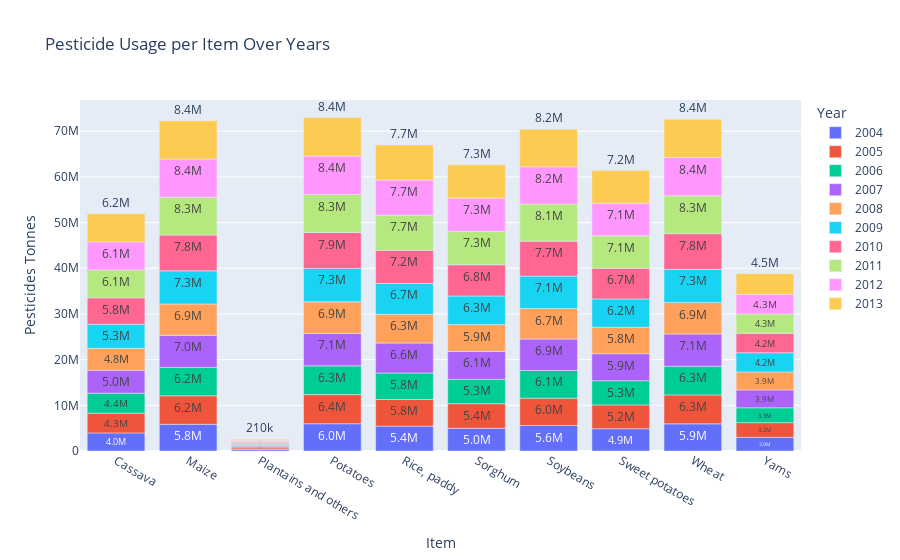

Here is the notebook cell this chart was saved with:
### Markdown cell above
- No clear trends in any of the features, just concentrations of data in the lower points for yield and pesticides for example.
---

### Code cell
# Taking a closer look at the types of vegetables and pesticide usage for the latest decade
latest_decade_df = df[df['Year'] > 2003]
vegpest_by_year = latest_decade_df.groupby(['Item', 'Year'])['pesticides_tonnes'].sum().reset_index()

# Sending to dataframe
pivot_df = vegpest_by_year.pivot_table(index='Item', columns='Year', values='pesticides_tonnes')

# Visualizing the results
pivot_df_reset = pivot_df.reset_index().melt(id_vars='Item', var_name='Year', value_name='Pesticides Tonnes')
fig = px.bar(pivot_df_reset, x='Item', y='Pesticides Tonnes', color='Year', title='Pesticide Usage per Item Over Years', text='Pesticides Tonnes')

# Correct text position for bar chart
fig.update_traces(texttemplate='%{text:.2s}', textposition='outside')
fig.show()

### Figure 1 — Plotly figure (JSON) as saved in the notebook; plotly's stock layout.template omitted (floating-point values rounded to 4 significant figures)
{"data": [{"alignmentgroup": "True", "hovertemplate": "Year=2004<br>Item=%{x}<br>Pesticides Tonnes=%{text}<extra></extra>", "legendgroup": "2004", "marker": {"color": "#636efa", "pattern": {"shape": ""}}, "name": "2004", "offsetgroup": "2004", "orientation": "v", "showlegend": true, "text": [3967000.0, 5845000.0, 345700.0, 5971000.0, 5447000.0, 4983000.0, 5580000.0, 4880000.0, 5943000.0, 2996000.0], "textposition": "outside", "texttemplate": "%{text:.2s}", "type": "bar", "x": ["Cassava", "Maize", "Plantains and others", "Potatoes", "Rice, paddy", "Sorghum", "Soybeans", "Sweet potatoes", "Wheat", "Yams"], "xaxis": "x", "y": [3967000.0, 5845000.0, 345700.0, 5971000.0, 5447000.0, 4983000.0, 5580000.0, 4880000.0, 5943000.0, 2996000.0], "yaxis": "y"}, {"alignmentgroup": "True", "hovertemplate": "Year=2005<br>Item=%{x}<br>Pesticides Tonnes=%{text}<extra></extra>", "legendgroup": "2005", "marker": {"color": "#EF553B", "pattern": {"shape": ""}}, "name": "2005", "offsetgroup": "2005", "orientation": "v", "showlegend": true, "text": [4322000.0, 6242000.0, 344400.0, 6369000.0, 5828000.0, 5369000.0, 5982000.0, 5208000.0, 6337000.0, 3211000.0], "textposition": "outside", "texttemplate": "%{text:.2s}", "type": "bar", "x": ["Cassava", "Maize", "Plantains and others", "Potatoes", "Rice, paddy", "Sorghum", "Soybeans", "Sweet potatoes", "Wheat", "Yams"], "xaxis": "x", "y": [4322000.0, 6242000.0, 344400.0, 6369000.0, 5828000.0, 5369000.0, 5982000.0, 5208000.0, 6337000.0, 3211000.0], "yaxis": "y"}, {"alignmentgroup": "True", "hovertemplate": "Year=2006<br>Item=%{x}<br>Pesticides Tonnes=%{text}<extra></extra>", "legendgroup": "2006", "marker": {"color": "#00cc96", "pattern": {"shape": ""}}, "name": "2006", "offsetgroup": "2006", "orientation": "v", "showlegend": true, "text": [4365000.0, 6213000.0, 278700.0, 6296000.0, 5798000.0, 5332000.0, 6068000.0, 5286000.0, 6264000.0, 3251000.0], "textposition": "outside", "texttemplate": "%{text:.2s}", "type": "bar", "x": ["Cassava", "Maize", "Plantains and others", "Potatoes", "Rice, paddy", "Sorghum", "Soybeans", "Sweet potatoes", "Wheat", "Yams"], "xaxis": "x", "y": [4365000.0, 6213000.0, 278700.0, 6296000.0, 5798000.0, 5332000.0, 6068000.0, 5286000.0, 6264000.0, 3251000.0], "yaxis": "y"}, {"alignmentgroup": "True", "hovertemplate": "Year=2007<br>Item=%{x}<br>Pesticides Tonnes=%{text}<extra></extra>", "legendgroup": "2007", "marker": {"color": "#ab63fa", "pattern": {"shape": ""}}, "name": "2007", "offsetgroup": "2007", "orientation": "v", "showlegend": true, "text": [5034000.0, 7030000.0, 275800.0, 7105000.0, 6556000.0, 6106000.0, 6875000.0, 5924000.0, 7068000.0, 3920000.0], "textposition": "outside", "texttemplate": "%{text:.2s}", "type": "bar", "x": ["Cassava", "Maize", "Plantains and others", "Potatoes", "Rice, paddy", "Sorghum", "Soybeans", "Sweet potatoes", "Wheat", "Yams"], "xaxis": "x", "y": [5034000.0, 7030000.0, 275800.0, 7105000.0, 6556000.0, 6106000.0, 6875000.0, 5924000.0, 7068000.0, 3920000.0], "yaxis": "y"}, {"alignmentgroup": "True", "hovertemplate": "Year=2008<br>Item=%{x}<br>Pesticides Tonnes=%{text}<extra></extra>", "legendgroup": "2008", "marker": {"color": "#FFA15A", "pattern": {"shape": ""}}, "name": "2008", "offsetgroup": "2008", "orientation": "v", "showlegend": true, "text": [4777000.0, 6856000.0, 212400.0, 6920000.0, 6319000.0, 5874000.0, 6684000.0, 5780000.0, 6881000.0, 3932000.0], "textposition": "outside", "texttemplate": "%{text:.2s}", "type": "bar", "x": ["Cassava", "Maize", "Plantains and others", "Potatoes", "Rice, paddy", "Sorghum", "Soybeans", "Sweet potatoes", "Wheat", "Yams"], "xaxis": "x", "y": [4777000.0, 6856000.0, 212400.0, 6920000.0, 6319000.0, 5874000.0, 6684000.0, 5780000.0, 6881000.0, 3932000.0], "yaxis": "y"}, {"alignmentgroup": "True", "hovertemplate": "Year=2009<br>Item=%{x}<br>Pesticides Tonnes=%{text}<extra></extra>", "legendgroup": "2009", "marker": {"color": "#19d3f3", "pattern": {"shape": ""}}, "name": "2009", "offsetgroup": "2009", "orientation": "v", "showlegend": true, "text": [5275000.0, 7251000.0, 194300.0, 7313000.0, 6722000.0, 6270000.0, 7089000.0, 6214000.0, 7275000.0, 4203000.0], "textposition": "outside", "texttemplate": "%{text:.2s}", "type": "bar", "x": ["Cassava", "Maize", "Plantains and others", "Potatoes", "Rice, paddy", "Sorghum", "Soybeans", "Sweet potatoes", "Wheat", "Yams"], "xaxis": "x", "y": [5275000.0, 7251000.0, 194300.0, 7313000.0, 6722000.0, 6270000.0, 7089000.0, 6214000.0, 7275000.0, 4203000.0], "yaxis": "y"}, {"alignmentgroup": "True", "hovertemplate": "Year=2010<br>Item=%{x}<br>Pesticides Tonnes=%{text}<extra></extra>", "legendgroup": "2010", "marker": {"color": "#FF6692", "pattern": {"shape": ""}}, "name": "2010", "offsetgroup": "2010", "orientation": "v", "showlegend": true, "text": [5783000.0, 7820000.0, 265400.0, 7850000.0, 7250000.0, 6826000.0, 7655000.0, 6721000.0, 7807000.0, 4244000.0], "textposition": "outside", "texttemplate": "%{text:.2s}", "type": "bar", "x": ["Cassava", "Maize", "Plantains and others", "Potatoes", "Rice, paddy", "Sorghum", "Soybeans", "Sweet potatoes", "Wheat", "Yams"], "xaxis": "x", "y": [5783000.0, 7820000.0, 265400.0, 7850000.0, 7250000.0, 6826000.0, 7655000.0, 6721000.0, 7807000.0, 4244000.0], "yaxis": "y"}, {"alignmentgroup": "True", "hovertemplate": "Year=2011<br>Item=%{x}<br>Pesticides Tonnes=%{text}<extra></extra>", "legendgroup": "2011", "marker": {"color": "#B6E880", "pattern": {"shape": ""}}, "name": "2011", "offsetgroup": "2011", "orientation": "v", "showlegend": true, "text": [6121000.0, 8272000.0, 227800.0, 8321000.0, 7681000.0, 7299000.0, 8110000.0, 7092000.0, 8285000.0, 4252000.0], "textposition": "outside", "texttemplate": "%{text:.2s}", "type": "bar", "x": ["Cassava", "Maize", "Plantains and others", "Potatoes", "Rice, paddy", "Sorghum", "Soybeans", "Sweet potatoes", "Wheat", "Yams"], "xaxis": "x", "y": [6121000.0, 8272000.0, 227800.0, 8321000.0, 7681000.0, 7299000.0, 8110000.0, 7092000.0, 8285000.0, 4252000.0], "yaxis": "y"}, {"alignmentgroup": "True", "hovertemplate": "Year=2012<br>Item=%{x}<br>Pesticides Tonnes=%{text}<extra></extra>", "legendgroup": "2012", "marker": {"color": "#FF97FF", "pattern": {"shape": ""}}, "name": "2012", "offsetgroup": "2012", "orientation": "v", "showlegend": true, "text": [6111000.0, 8360000.0, 205700.0, 8407000.0, 7691082, 7286000.0, 8178000.0, 7101000.0, 8372000.0, 4280000.0], "textposition": "outside", "texttemplate": "%{text:.2s}", "type": "bar", "x": ["Cassava", "Maize", "Plantains and others", "Potatoes", "Rice, paddy", "Sorghum", "Soybeans", "Sweet potatoes", "Wheat", "Yams"], "xaxis": "x", "y": [6111000.0, 8360000.0, 205700.0, 8407000.0, 7691082, 7286000.0, 8178000.0, 7101000.0, 8372000.0, 4280000.0], "yaxis": "y"}, {"alignmentgroup": "True", "hovertemplate": "Year=2013<br>Item=%{x}<br>Pesticides Tonnes=%{text}<extra></extra>", "legendgroup": "2013", "marker": {"color": "#FECB52", "pattern": {"shape": ""}}, "name": "2013", "offsetgroup": "2013", "orientation": "v", "showlegend": true, "text": [6169000.0, 8402000.0, 206400.0, 8436000.0, 7691000.0, 7289000.0, 8191000.0, 7166921, 8398000.0, 4513000.0], "textposition": "outside", "texttemplate": "%{text:.2s}", "type": "bar", "x": ["Cassava", "Maize", "Plantains and others", "Potatoes", "Rice, paddy", "Sorghum", "Soybeans", "Sweet potatoes", "Wheat", "Yams"], "xaxis": "x", "y": [6169000.0, 8402000.0, 206400.0, 8436000.0, 7691000.0, 7289000.0, 8191000.0, 7166921, 8398000.0, 4513000.0], "yaxis": "y"}], "layout": {"barmode": "relative", "legend": {"title": {"text": "Year"}, "tracegroupgap": 0}, "title": {"text": "Pesticide Usage per Item Over Years"}, "xaxis": {"anchor": "y", "domain": [0, 1], "title": {"text": "Item"}}, "yaxis": {"anchor": "x", "domain": [0, 1], "title": {"text": "Pesticides Tonnes"}}}}
